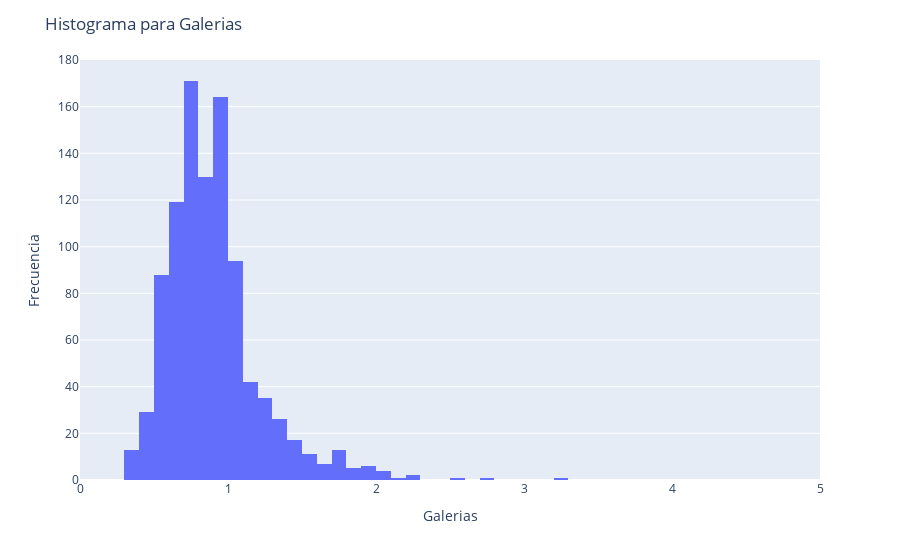
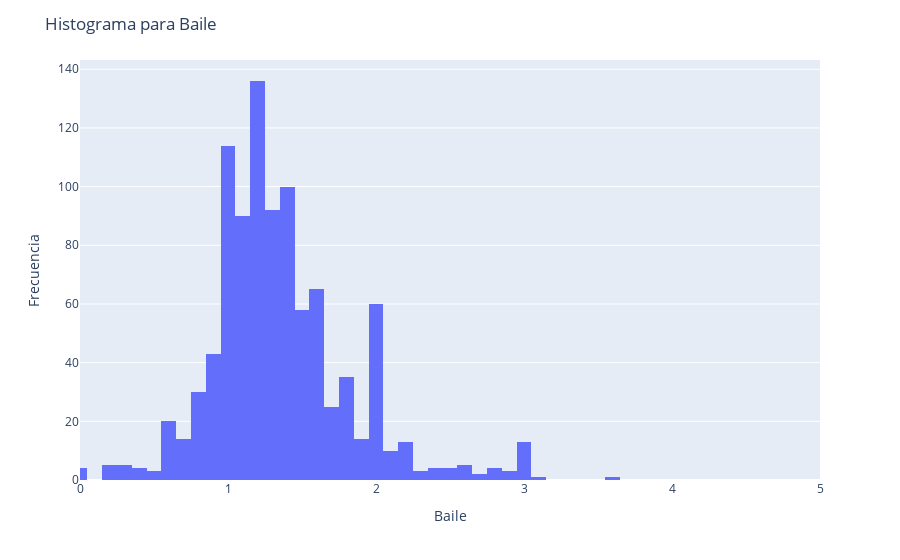
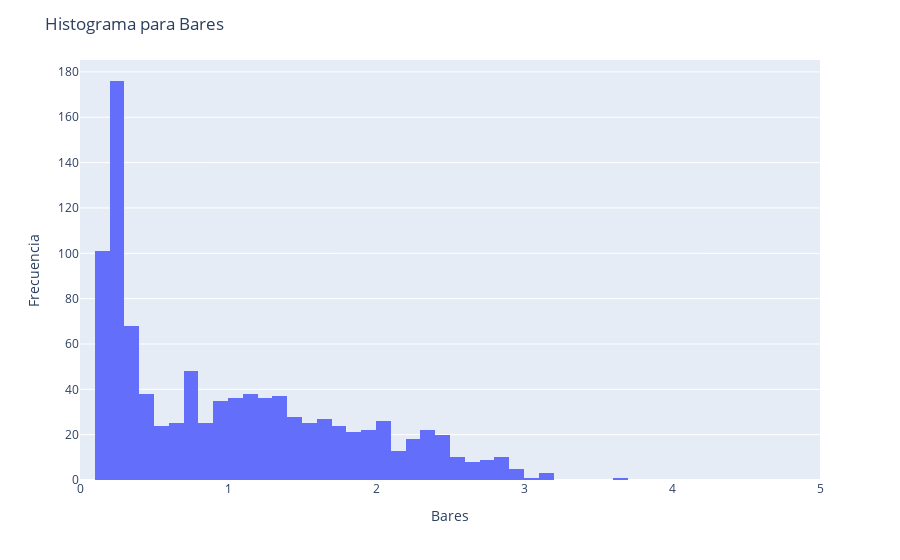
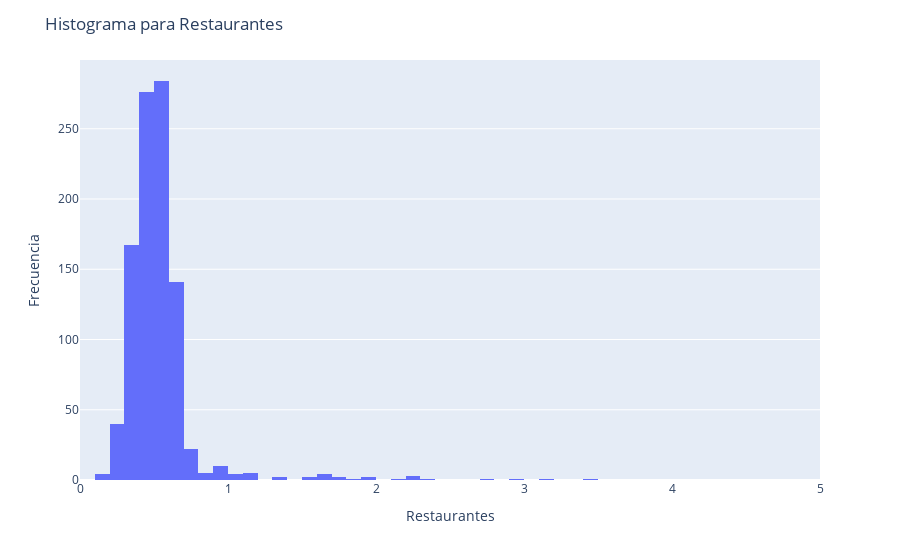

These figures' notebook cell, in order:
### Markdown cell above
# Distribución de las variables

### Code cell
# Mostrar un gráfico de barras sobre cada una de las variables categóricas

columnas = ['Galerias', 'Baile', 'Bares', 'Restaurantes', 
            'Museos', 'Resorts', 'Parques', 'Playas', 'Teatros', 'Religion']

for columna in columnas:
    fig = px.histogram(df, x=columna, nbins=50)
    fig.update_layout(
        title=f'Histograma para {columna}',
        xaxis_title=columna,
        yaxis_title='Frecuencia',
        xaxis=dict(range=[0, 5])  # Establecer los límites del eje x de 0 a 5
    )
    fig.show()

### Figure 1 — Plotly figure (JSON) as saved in the notebook; plotly's stock layout.template omitted (floating-point values rounded to 4 significant figures; data arrays with more than 128 entries replaced by an {"elided": "..."} marker saying what was removed)
{"data": [{"alignmentgroup": "True", "bingroup": "x", "hovertemplate": "Galerias=%{x}<br>count=%{y}<extra></extra>", "legendgroup": "", "marker": {"color": "#636efa", "pattern": {"shape": ""}}, "name": "", "nbinsx": 50, "offsetgroup": "", "orientation": "v", "showlegend": false, "type": "histogram", "x": {"elided": "980 float values"}, "xaxis": "x", "yaxis": "y"}], "layout": {"barmode": "relative", "legend": {"tracegroupgap": 0}, "margin": {"t": 60}, "title": {"text": "Histograma para Galerias"}, "xaxis": {"anchor": "y", "domain": [0, 1], "range": [0, 5], "title": {"text": "Galerias"}}, "yaxis": {"anchor": "x", "domain": [0, 1], "title": {"text": "Frecuencia"}}}}

### Figure 2 — Plotly figure (JSON) as saved in the notebook; plotly's stock layout.template omitted (floating-point values rounded to 4 significant figures; data arrays with more than 128 entries replaced by an {"elided": "..."} marker saying what was removed)
{"data": [{"alignmentgroup": "True", "bingroup": "x", "hovertemplate": "Baile=%{x}<br>count=%{y}<extra></extra>", "legendgroup": "", "marker": {"color": "#636efa", "pattern": {"shape": ""}}, "name": "", "nbinsx": 50, "offsetgroup": "", "orientation": "v", "showlegend": false, "type": "histogram", "x": {"elided": "980 float values"}, "xaxis": "x", "yaxis": "y"}], "layout": {"barmode": "relative", "legend": {"tracegroupgap": 0}, "margin": {"t": 60}, "title": {"text": "Histograma para Baile"}, "xaxis": {"anchor": "y", "domain": [0, 1], "range": [0, 5], "title": {"text": "Baile"}}, "yaxis": {"anchor": "x", "domain": [0, 1], "title": {"text": "Frecuencia"}}}}

### Figure 3 — Plotly figure (JSON) as saved in the notebook; plotly's stock layout.template omitted (floating-point values rounded to 4 significant figures; data arrays with more than 128 entries replaced by an {"elided": "..."} marker saying what was removed)
{"data": [{"alignmentgroup": "True", "bingroup": "x", "hovertemplate": "Bares=%{x}<br>count=%{y}<extra></extra>", "legendgroup": "", "marker": {"color": "#636efa", "pattern": {"shape": ""}}, "name": "", "nbinsx": 50, "offsetgroup": "", "orientation": "v", "showlegend": false, "type": "histogram", "x": {"elided": "980 float values"}, "xaxis": "x", "yaxis": "y"}], "layout": {"barmode": "relative", "legend": {"tracegroupgap": 0}, "margin": {"t": 60}, "title": {"text": "Histograma para Bares"}, "xaxis": {"anchor": "y", "domain": [0, 1], "range": [0, 5], "title": {"text": "Bares"}}, "yaxis": {"anchor": "x", "domain": [0, 1], "title": {"text": "Frecuencia"}}}}

### Figure 4 — Plotly figure (JSON) as saved in the notebook; plotly's stock layout.template omitted (floating-point values rounded to 4 significant figures; data arrays with more than 128 entries replaced by an {"elided": "..."} marker saying what was removed)
{"data": [{"alignmentgroup": "True", "bingroup": "x", "hovertemplate": "Restaurantes=%{x}<br>count=%{y}<extra></extra>", "legendgroup": "", "marker": {"color": "#636efa", "pattern": {"shape": ""}}, "name": "", "nbinsx": 50, "offsetgroup": "", "orientation": "v", "showlegend": false, "type": "histogram", "x": {"elided": "980 float values"}, "xaxis": "x", "yaxis": "y"}], "layout": {"barmode": "relative", "legend": {"tracegroupgap": 0}, "margin": {"t": 60}, "title": {"text": "Histograma para Restaurantes"}, "xaxis": {"anchor": "y", "domain": [0, 1], "range": [0, 5], "title": {"text": "Restaurantes"}}, "yaxis": {"anchor": "x", "domain": [0, 1], "title": {"text": "Frecuencia"}}}}
